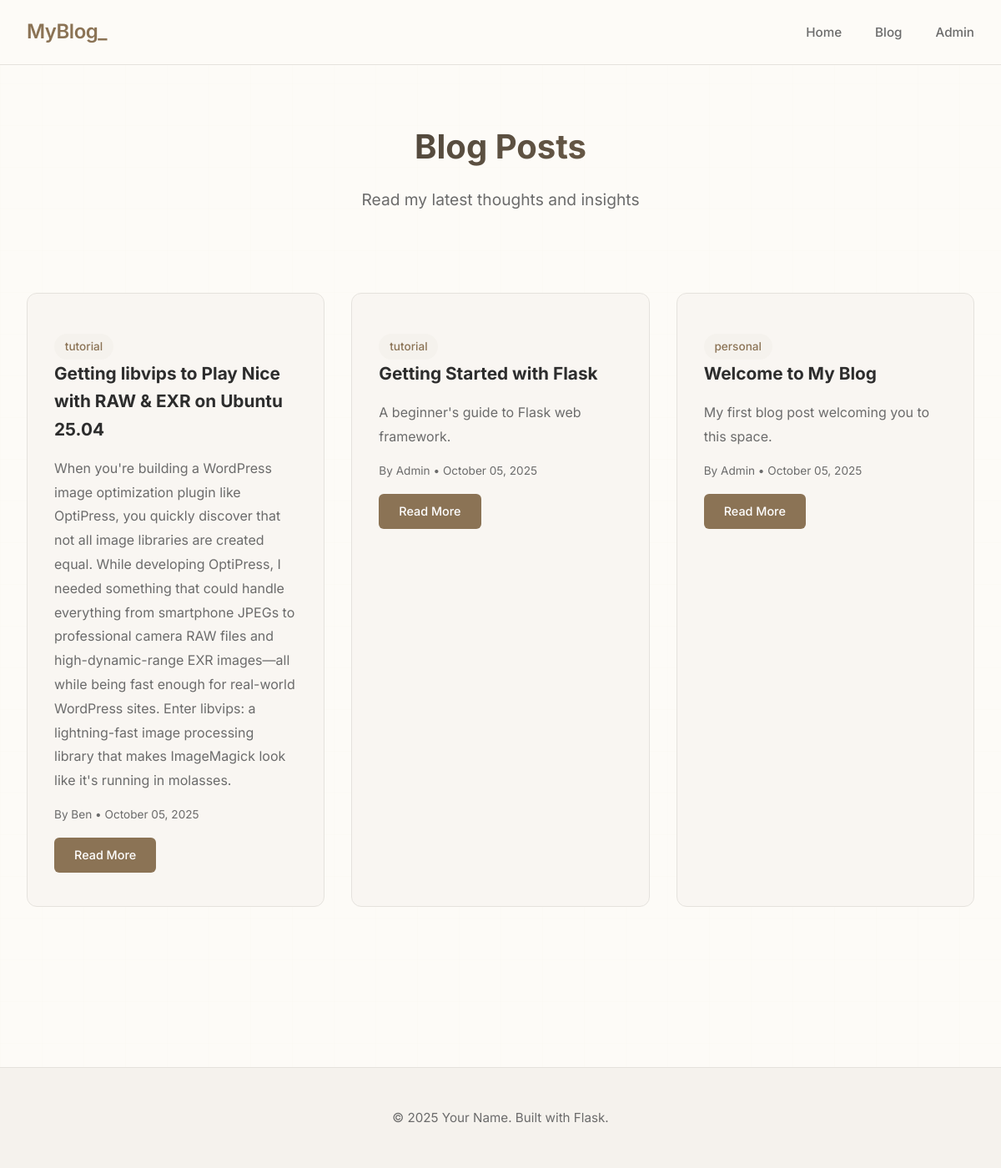
Page /blog on the committed database.
### models.py (models this page shows, shortened)
class BlogPost(db.Model):
    __tablename__ = 'blog_posts'
    id = db.Column(db.Integer, primary_key=True)
    title = db.Column(db.String(200), nullable=False)
    slug = db.Column(db.String(200), unique=True, nullable=False)
    content = db.Column(db.Text, nullable=False)
    excerpt = db.Column(db.String(500))
    author = db.Column(db.String(100), nullable=False, default='Admin')
    published = db.Column(db.Boolean, default=False, nullable=False)
    featured = db.Column(db.Boolean, default=False, nullable=False)
    category = db.Column(db.String(50))
    tags = db.Column(db.String(200))  # Comma-separated tags
    created_at = db.Column(db.DateTime, nullable=False, default=datetime.utcnow)
    updated_at = db.Column(db.DateTime, nullable=False, default=datetime.utcnow, onupdate=datetime.utcnow)
    published_at = db.Column(db.DateTime)

### app.py (the view)
@app.route('/blog')
def blog_list():
    posts = BlogPost.query.filter_by(published=True).order_by(BlogPost.published_at.desc()).all()
    return render_template('blog_list.html', posts=posts)

### templates/blog_list.html (shortened to what this page needs)
<!DOCTYPE html>
<html lang="en">
<head>
    <link rel="stylesheet" href="{{ url_for('static', filename='css/style.css') }}">
</head>
<body>
    <nav>
        <div class="nav-container">
            <div class="logo">MyBlog</div>
            <ul class="nav-links">
                <li><a href="{{ url_for('index') }}">Home</a></li>
                <li><a href="{{ url_for('blog_list') }}">Blog</a></li>
                <li><a href="{{ url_for('admin_dashboard') }}">Admin</a></li>
            </ul>
        </div>
    </nav>
    <div class="hero" style="padding: 4rem 2rem 2rem;">
        <h1 style="font-size: 2.5rem;">Blog Posts</h1>
        <p>Read my latest thoughts and insights</p>
    </div>
    <main>
        <section class="section">
            {% if posts %}
            <div class="cards-grid">
                {% for post in posts %}
                <div class="card">
                    {% if post.category %}
                    <span class="card-tag">{{ post.category }}</span>
                    {% endif %}
                    <h3>{{ post.title }}</h3>
                    <p>{{ post.excerpt or post.content[:150] + '...' }}</p>
                    <div style="margin-top: 1rem; color: var(--text-secondary); font-size: 0.85rem;">
                        <span>By {{ post.author }}</span> •
                        <span>{{ post.published_at.strftime('%B %d, %Y') if post.published_at else post.created_at.strftime('%B %d, %Y') }}</span>
                    </div>
                    <a href="{{ url_for('blog_post', slug=post.slug) }}" class="cta-button" style="margin-top: 1rem; display: inline-block; padding: 0.6rem 1.5rem; font-size: 0.9rem;">
                        Read More
                    </a>
                </div>
                {% endfor %}
            </div>
            {% else %}
            <div style="text-align: center; padding: 4rem 2rem; color: var(--text-secondary);">
                <h3 style="color: var(--text-primary); margin-bottom: 1rem;">No posts yet</h3>
                <p>Check back soon for new content!</p>
            </div>
            {% endif %}
        </section>
    </main>
    <footer>
        <p>&copy; 2025 Your Name. Built with Flask.</p>
    </footer>
</body>
</html>

### static/css/style.css (style rules this page uses)
:root { --primary-bg: #FDFBF7; --secondary-bg: #F5F2ED; --accent-bg: #F9F6F2; --text-primary: #2D2D2D; --text-secondary: #6B6B6B; --border-color: #E5E2DD; --accent-color: #8B7355; --hover-color: #6B5A45; --card-shadow: 0 2px 8px rgba(0,0,0,0.04); --glow-color: rgba(139, 115, 85, 0.1); }
* { margin: 0; padding: 0; box-sizing: border-box; }
body { font-family: 'Inter', -apple-system, BlinkMacSystemFont, sans-serif; background: var(--primary-bg); color: var(--text-primary); line-height: 1.6; overflow-x: hidden; }
nav { position: fixed; top: 0; width: 100%; background: rgba(253, 251, 247, 0.95); backdrop-filter: blur(10px); border-bottom: 1px solid var(--border-color); z-index: 1000; transition: all 0.3s ease; }
.nav-container { max-width: 1200px; margin: 0 auto; padding: 1.2rem 2rem; display: flex; justify-content: space-between; align-items: center; }
.logo { font-size: 1.5rem; font-weight: 600; color: var(--accent-color); position: relative; letter-spacing: -0.5px; }
.logo::after { content: '_'; animation: blink 1.5s infinite; }
.nav-links { display: flex; gap: 2.5rem; list-style: none; }
.nav-links a { color: var(--text-secondary); text-decoration: none; font-weight: 500; font-size: 0.95rem; position: relative; transition: color 0.3s ease; }
.nav-links a::after { content: ''; position: absolute; bottom: -5px; left: 0; width: 0; height: 2px; background: var(--accent-color); transition: width 0.3s ease; }
.hero { margin-top: 80px; padding: 6rem 2rem 4rem; text-align: center; position: relative; }
.hero h1 { font-size: 3.5rem; font-weight: 700; margin-bottom: 1rem; background: linear-gradient(135deg, var(--text-primary), var(--accent-color)); -webkit-background-clip: text; -webkit-text-fill-color: transparent; animation: fadeInUp 1s ease; }
.hero p { font-size: 1.2rem; color: var(--text-secondary); max-width: 600px; margin: 0 auto 2rem; animation: fadeInUp 1s ease 0.2s both; }
.cta-button { display: inline-block; padding: 0.8rem 2rem; background: var(--accent-color); color: white; text-decoration: none; border-radius: 6px; font-weight: 500; transition: all 0.3s ease; animation: fadeInUp 1s ease 0.4s both; position: relative; overflow: hidden; }
.cta-button::before { content: ''; position: absolute; top: 0; left: -100%; width: 100%; height: 100%; background: linear-gradient(90deg, transparent, rgba(255,255,255,0.2), transparent); transition: left 0.5s ease; }
main { max-width: 1200px; margin: 0 auto; padding: 2rem; }
.section { margin-bottom: 5rem; opacity: 0; animation: fadeIn 1s ease forwards; }
.cards-grid { display: grid; grid-template-columns: repeat(auto-fit, minmax(300px, 1fr)); gap: 2rem; }
.card { background: var(--accent-bg); border: 1px solid var(--border-color); border-radius: 12px; padding: 2rem; transition: all 0.3s ease; position: relative; overflow: hidden; }
.card::before { content: ''; position: absolute; top: 0; left: 0; width: 100%; height: 2px; background: linear-gradient(90deg, var(--accent-color), var(--hover-color)); transform: translateX(-100%); transition: transform 0.3s ease; }
.card h3 { font-size: 1.3rem; margin-bottom: 1rem; color: var(--text-primary); }
.card p { color: var(--text-secondary); line-height: 1.8; }
.card-tag { display: inline-block; padding: 0.3rem 0.8rem; background: var(--secondary-bg); color: var(--accent-color); border-radius: 20px; font-size: 0.85rem; font-weight: 500; margin-top: 1rem; }
footer { background: var(--secondary-bg); border-top: 1px solid var(--border-color); padding: 3rem 2rem; text-align: center; margin-top: 5rem; }
footer p { color: var(--text-secondary); font-size: 0.95rem; }
.section:nth-child(1) { animation-delay: 0.2s; }

### rows in the picture
BlogPost: category "tutorial", title "Getting libvips to Play Nice with RAW & EXR on Ubuntu 25.04", excerpt "When you're building a WordPress image optimization plugin like OptiPress, you quickly discover that not all image libraries are created equal. While developing OptiPress, I needed something that could handle everything from smartphone JPEGs to professional camera RAW files and high-dynamic-range EXR images—all while being fast enough for real-world WordPress sites. Enter libvips: a lightning-fast image processing library that makes ImageMagick look like it's running in molasses.", author "Ben", published_at "October 05, 2025"
BlogPost: category "tutorial", title "Getting Started with Flask", excerpt "A beginner's guide to Flask web framework.", author "Admin", published_at "October 05, 2025"
BlogPost: category "personal", title "Welcome to My Blog", excerpt "My first blog post welcoming you to this space.", author "Admin", published_at "October 05, 2025"
